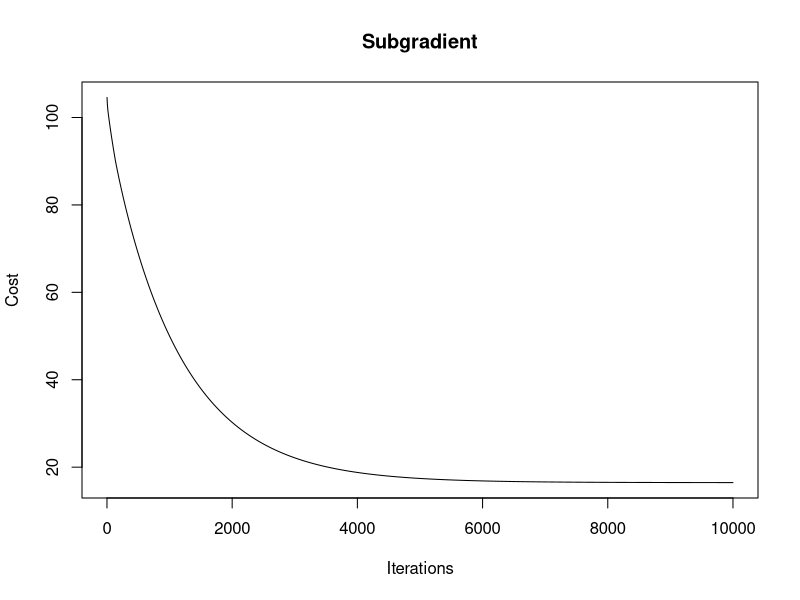

R code for this plot:
# More details for this algorithm 
# See: http://www.stat.cmu.edu/~ryantibs/convexopt-S15/

calc_subgradient <- function(X, y, betas, lambda){
  subgrad = rep(0, length(betas))
  subgrad[1] = -crossprod(X[,1],(y-X%*%betas))
  
  for(i in 2:length(betas)){
    if(betas[i] != 0){
      subgrad[i] = -crossprod(X[,i],(y-X%*%betas)) + lambda*sign(betas[i])
      next
    } 
    
    subgrad[i] = -crossprod(X[,i],(y-X%*%betas)) - lambda
  }
  
  return(subgrad)
}

cost_fn <- function(X, y, betas, lambda){
  return((1/2)*crossprod(y - X %*% betas, y - X %*% betas) + lambda*sum(abs(betas[2:length(betas)])))  
}

subgrad_lasso <- function(X, y, lambda, learning_rate = 0.001, max_iter=100000){
 betas = rnorm(ncol(X))
 keep_min = betas
 
 monitor_cost = c()
 
 prev_value = 0
 next_value = cost_fn(X, y, betas, lambda)
 count_loop = 1
 step = learning_rate
 monitor_cost = c(monitor_cost, next_value)
 
 while(count_loop < max_iter){
   #update beta
   betas = betas - step*calc_subgradient(X, y, betas, lambda)
   prev_value = next_value
   v = cost_fn(X, y, keep_min, lambda)
   next_value = cost_fn(X, y, betas, lambda)
   
   monitor_cost = c(monitor_cost, next_value)
   
   if(next_value < v){
     keep_min = betas
   }
   count_loop = count_loop + 1
   
 }
 
 return(list('beta'=keep_min,'monitor'=monitor_cost))
}

#Test case
set.seed(1)
X = cbind(floor(runif(5, 1, 5)), floor(runif(5, 1, 5)))
y = floor(runif(5, 1, 20))
X = cbind(rep(1,5),X) # adding interpret
ret = subgrad_lasso(X,y,0.6)
plot(1:10000, ret$monitor[1:10000], type = "l", main = "Subgradient", xlab = "Iterations", ylab = "Cost")

